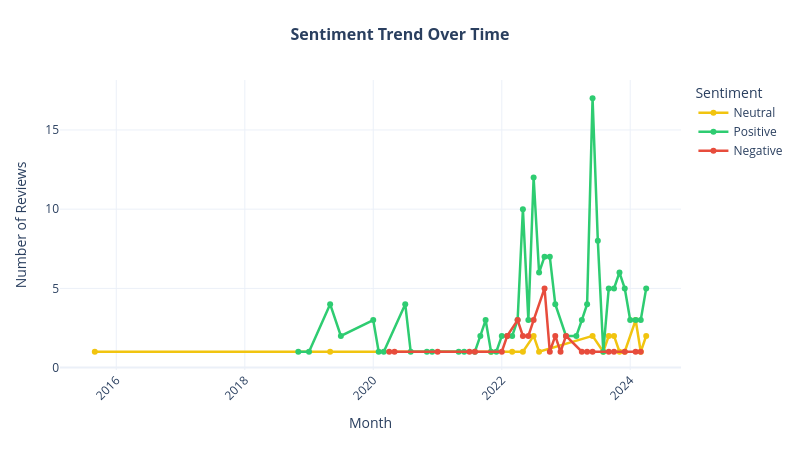

The code cell stored with this chart in its notebook:
### Code cell
# Chart 6 — Monthly Sentiment Trend (Line Chart)
monthly = df[df['Sentiment_GPT'].isin(['Positive','Negative','Neutral'])]
monthly = monthly.groupby(['YearMonth','Sentiment_GPT']).size().reset_index(name='Count')
monthly = monthly[monthly['YearMonth'] != 'NaT']

fig = px.line(
    monthly, x='YearMonth', y='Count', color='Sentiment_GPT',
    title='<b>Sentiment Trend Over Time</b>',
    color_discrete_map=COLORS,
    markers=True, template=TEMPLATE
)
fig.update_traces(line_width=2.5, marker_size=6)
fig.update_layout(
    title_x=0.5, title_font_size=16,
    width=800, height=450,
    margin=dict(t=80, b=80, l=60, r=40),
    xaxis_title='Month', yaxis_title='Number of Reviews',
    xaxis_tickangle=-45,
    legend_title='Sentiment'
)
fig.show()

### Figure 1 — Plotly figure (JSON) as saved in the notebook; plotly's stock layout.template omitted (floating-point values rounded to 4 significant figures)
{"data": [{"hovertemplate": "Sentiment_GPT=Neutral<br>YearMonth=%{x}<br>Count=%{y}<extra></extra>", "legendgroup": "Neutral", "line": {"color": "#f1c40f", "dash": "solid", "width": 2.5}, "marker": {"size": 6, "symbol": "circle"}, "mode": "lines+markers", "name": "Neutral", "orientation": "v", "showlegend": true, "type": "scatter", "x": ["2015-09", "2019-05", "2021-11", "2022-03", "2022-05", "2022-07", "2022-08", "2023-06", "2023-08", "2023-09", "2023-10", "2023-11", "2023-12", "2024-02", "2024-03", "2024-04"], "xaxis": "x", "y": [1, 1, 1, 1, 1, 2, 1, 2, 1, 2, 2, 1, 1, 3, 1, 2], "yaxis": "y"}, {"hovertemplate": "Sentiment_GPT=Positive<br>YearMonth=%{x}<br>Count=%{y}<extra></extra>", "legendgroup": "Positive", "line": {"color": "#2ecc71", "dash": "solid", "width": 2.5}, "marker": {"size": 6, "symbol": "circle"}, "mode": "lines+markers", "name": "Positive", "orientation": "v", "showlegend": true, "type": "scatter", "x": ["2018-11", "2019-01", "2019-05", "2019-07", "2020-01", "2020-02", "2020-03", "2020-07", "2020-08", "2020-11", "2020-12", "2021-05", "2021-06", "2021-08", "2021-09", "2021-10", "2021-11", "2021-12", "2022-01", "2022-02", "2022-03", "2022-04", "2022-05", "2022-06", "2022-07", "2022-08", "2022-09", "2022-10", "2022-11", "2023-01", "2023-03", "2023-04", "2023-05", "2023-06", "2023-07", "2023-08", "2023-09", "2023-10", "2023-11", "2023-12", "2024-01", "2024-02", "2024-03", "2024-04"], "xaxis": "x", "y": [1, 1, 4, 2, 3, 1, 1, 4, 1, 1, 1, 1, 1, 1, 2, 3, 1, 1, 2, 2, 2, 3, 10, 3, 12, 6, 7, 7, 4, 2, 2, 3, 4, 17, 8, 1, 5, 5, 6, 5, 3, 3, 3, 5], "yaxis": "y"}, {"hovertemplate": "Sentiment_GPT=Negative<br>YearMonth=%{x}<br>Count=%{y}<extra></extra>", "legendgroup": "Negative", "line": {"color": "#e74c3c", "dash": "solid", "width": 2.5}, "marker": {"size": 6, "symbol": "circle"}, "mode": "lines+markers", "name": "Negative", "orientation": "v", "showlegend": true, "type": "scatter", "x": ["2020-04", "2020-05", "2021-01", "2021-07", "2021-08", "2022-01", "2022-02", "2022-04", "2022-05", "2022-06", "2022-07", "2022-09", "2022-10", "2022-11", "2022-12", "2023-01", "2023-04", "2023-05", "2023-06", "2023-09", "2023-10", "2023-12", "2024-02", "2024-03"], "xaxis": "x", "y": [1, 1, 1, 1, 1, 1, 2, 3, 2, 2, 3, 5, 1, 2, 1, 2, 1, 1, 1, 1, 1, 1, 1, 1], "yaxis": "y"}], "layout": {"height": 450, "legend": {"title": {"text": "Sentiment"}, "tracegroupgap": 0}, "margin": {"b": 80, "l": 60, "r": 40, "t": 80}, "title": {"font": {"size": 16}, "text": "<b>Sentiment Trend Over Time</b>", "x": 0.5}, "width": 800, "xaxis": {"anchor": "y", "domain": [0, 1], "tickangle": -45, "title": {"text": "Month"}}, "yaxis": {"anchor": "x", "domain": [0, 1], "title": {"text": "Number of Reviews"}}}}
